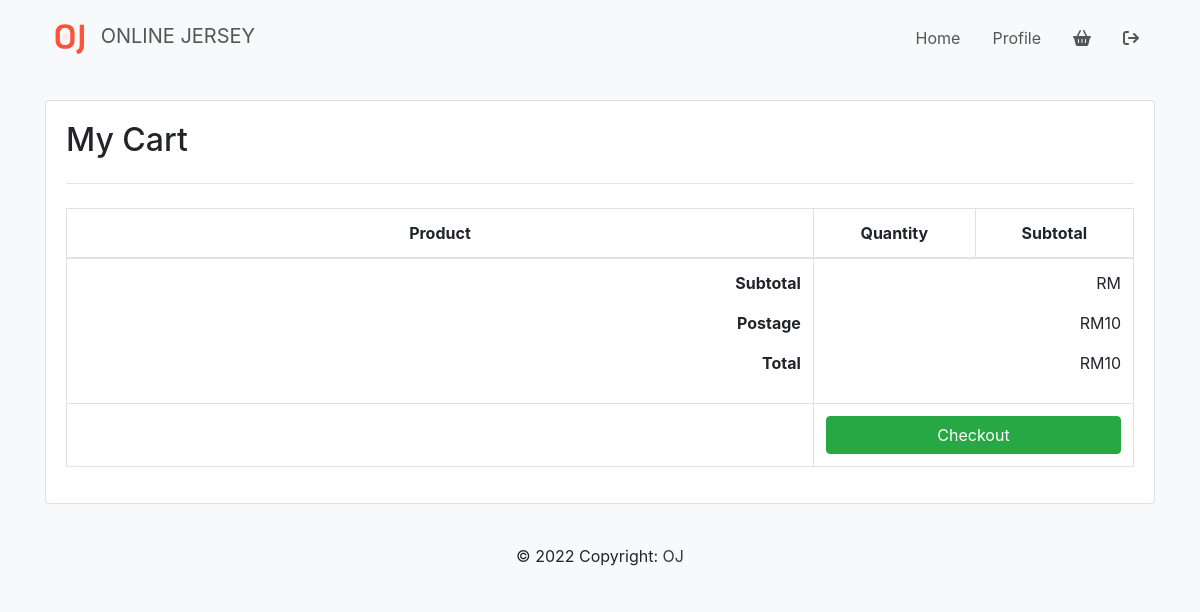
Before: /products/cart.php with the older database file.
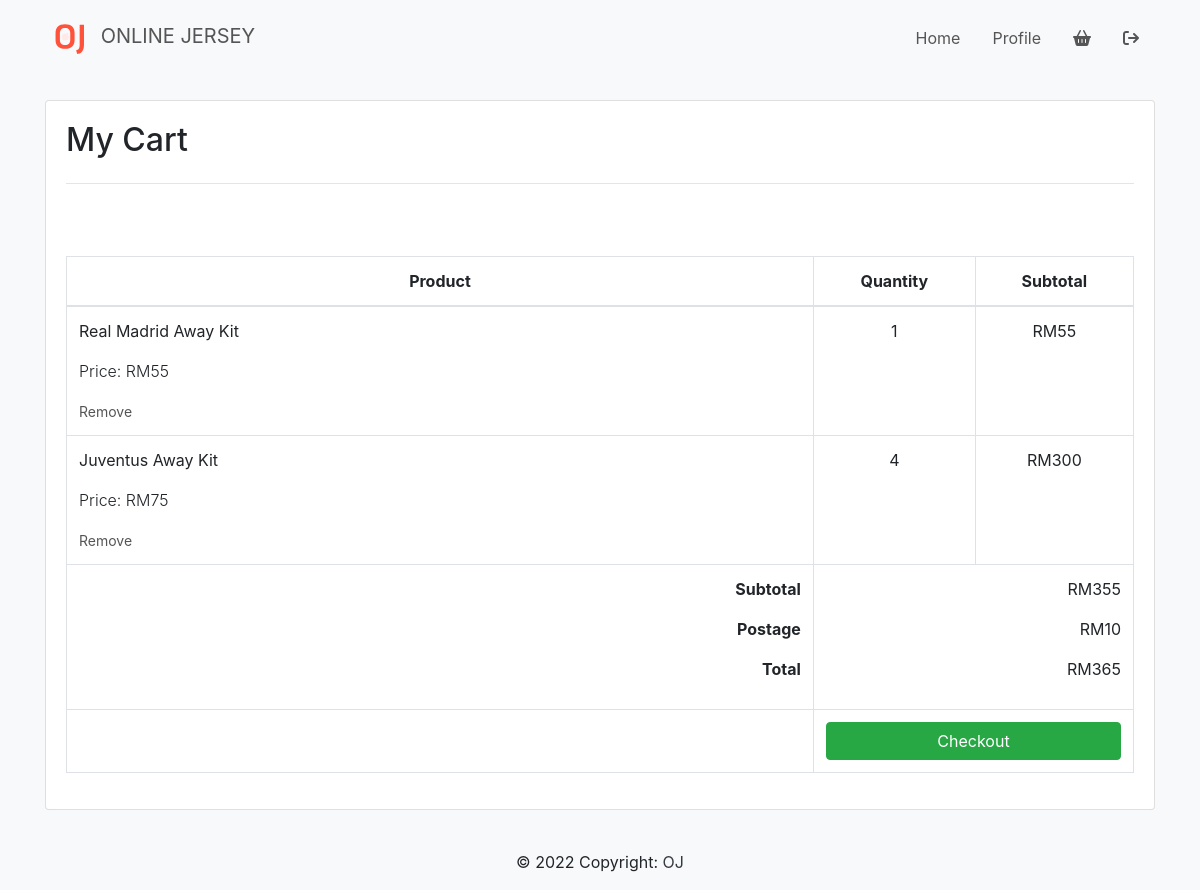
After: the same page with the newer database file.
### tables this page shows
CREATE TABLE `order_details` (
  `id` int NOT NULL,
  `jersey_id` int DEFAULT NULL,
  `orders_id` int DEFAULT NULL,
  `quantity` int DEFAULT NULL,
  `total_price` decimal(5,2) DEFAULT NULL
);

CREATE TABLE `jersey` (
  `jersey_id` int NOT NULL,
  `brand_id` int NOT NULL,
  `category_id` int NOT NULL,
  `jersey_price` int DEFAULT NULL,
  `jersey_name` varchar(255) DEFAULT NULL,
  `jersey_size` varchar(100) DEFAULT NULL,
  `jersey_image` varchar(255) DEFAULT NULL,
  `created_at` timestamp NULL DEFAULT NULL,
  `updated_at` timestamp NULL DEFAULT NULL
);

### products/cart.php (the view, shortened to what this page needs)
<?php
include('connection.php');
?>
<!doctype html>
<html lang="en">
  <head>
    <?php include('layouts/header.php') ?>
  </head>
  <body class="bg-light">
      <?php include('layouts/navbar.php'); ?>
      <div class="container">
      <div class="card">
        <div class="card-body">
          <h2 class="card-title">My Cart</h2>
          <hr class="my-4">
          <table class="table table-bordered">
          <thead>
            <tr>
              <th scope="col" class="text-center" style="width: 70%;">Product</th>
              <th scope="col" class="text-center">Quantity</th>
              <th scope="col" class="text-center">Subtotal</th>
            </tr>
          </thead>
          <tbody>
            <?php
              $sql = "SELECT d.id, j.jersey_name, j.jersey_price, d.quantity, d.quantity*j.jersey_price AS 'Total' FROM order_details d JOIN jersey j ON j.jersey_id=d.jersey_id WHERE orders_id = (SELECT MAX(orders_id) FROM order_details)";
              $qry = mysqli_query($conn, $sql);
              $row = mysqli_num_rows($qry);
              if($row > 0) {
                while($data=mysqli_fetch_assoc($qry)) {
            ?>
            <tr>
              <td class="text-left">
                  <p><?php echo $data['jersey_name'];?></p>
                  <p class="font-weight-light">Price: RM<?php echo $data['jersey_price'];?></p>
                  <small><a href="remove.php?id=<?php echo $data['id']; ?>" class="text-decoration-none">Remove</a></small>
              </td>
              <td class="text-center">
                <?php echo $data['quantity'];?>
              </td>
              <td class="text-center">
                RM<?php echo $data['Total'];?>
              </td>
              <br>
            <?php
              }
            }
            ?>
            </tr>
            <?php
              $postage=10.00;
              $sql ="SELECT j.jersey_name, j.jersey_price, d.quantity, SUM(d.quantity) AS 'quantityTotal', SUM(d.quantity*j.jersey_price) AS 'Total' FROM order_details d JOIN jersey j ON j.jersey_id=d.jersey_id WHERE orders_id=(SELECT MAX(orders_id) FROM order_details)";
              $qry=mysqli_query($conn,$sql);
              $row=mysqli_num_rows($qry);
              if($row > 0)
              {
                while($data = mysqli_fetch_assoc($qry))
              {
            ?>
            <tr>
              <td class="text-right">
                <p><strong>Subtotal</strong></p>
                <p><strong>Postage</strong></p>
                <p><strong>Total</strong></p>
              </td>
             <td colspan="2" class="text-right">
                <p>RM<?php echo $data['Total'];?></p>
                <p>RM<?php echo $postage;?></p>
                <p>RM<?php echo $data['Total']+$postage;?></p>
             </td>
            </tr>
            <?php
              }
              }
            ?>
            <tr>
              <td></td>
              <td colspan="2">
                <form action="payment.php">
                <button type="submit" class="btn btn-success btn-block" name="submit">Checkout</button>
              </form>
              </td>
            </tr>
          </tbody>
        </table>
        </div>
      </div>
    </div>
    <?php include('layouts/footer.php'); ?>
  </body>
</html>

Changed rows visible on the page:
added order_details: jersey.jersey_name "Real Madrid Away Kit", jersey.jersey_price "55", quantity "1", Total "55"
added order_details: jersey.jersey_name "Juventus Away Kit", jersey.jersey_price "75", quantity "4", Total "300"
Other visible differences:
new list line: "Subtotal Postage Total RM 355 RM 10 RM 365"
list line gone: "Subtotal Postage Total RM RM 10 RM 10"
